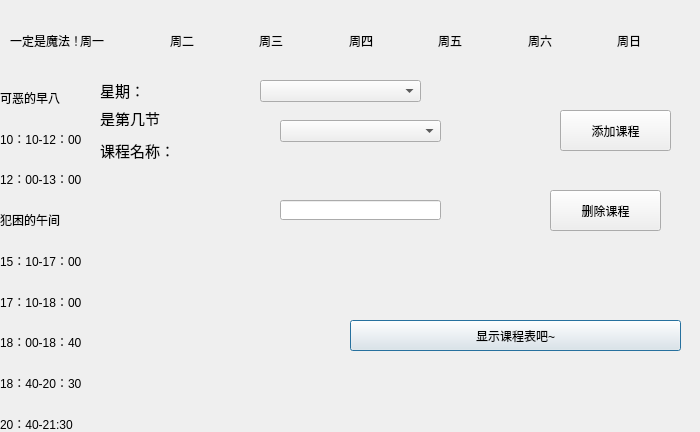
<?xml version="1.0" encoding="UTF-8"?>
<ui version="4.0">
 <class>coursemsy</class>
 <widget class="QDialog" name="coursemsy">
  <property name="geometry">
   <rect>
    <x>0</x>
    <y>0</y>
    <width>700</width>
    <height>432</height>
   </rect>
  </property>
  <property name="minimumSize">
   <size>
    <width>700</width>
    <height>432</height>
   </size>
  </property>
  <property name="maximumSize">
   <size>
    <width>700</width>
    <height>432</height>
   </size>
  </property>
  <property name="windowTitle">
   <string>Dialog</string>
  </property>
  <widget class="QLabel" name="label_17">
   <property name="geometry">
    <rect>
     <x>10</x>
     <y>0</y>
     <width>71</width>
     <height>81</height>
    </rect>
   </property>
   <property name="text">
    <string>一定是魔法！</string>
   </property>
  </widget>
  <widget class="QPushButton" name="pushButton">
   <property name="geometry">
    <rect>
     <x>350</x>
     <y>320</y>
     <width>331</width>
     <height>31</height>
    </rect>
   </property>
   <property name="text">
    <string>显示课程表吧~</string>
   </property>
  </widget>
  <widget class="QWidget" name="layoutWidget">
   <property name="geometry">
    <rect>
     <x>80</x>
     <y>0</y>
     <width>621</width>
     <height>81</height>
    </rect>
   </property>
   <layout class="QHBoxLayout" name="horizontalLayout">
    <item>
     <widget class="QLabel" name="label">
      <property name="text">
       <string>周一</string>
      </property>
     </widget>
    </item>
    <item>
     <widget class="QLabel" name="label_2">
      <property name="text">
       <string>周二</string>
      </property>
     </widget>
    </item>
    <item>
     <widget class="QLabel" name="label_3">
      <property name="text">
       <string>周三</string>
      </property>
     </widget>
    </item>
    <item>
     <widget class="QLabel" name="label_4">
      <property name="text">
       <string>周四</string>
      </property>
     </widget>
    </item>
    <item>
     <widget class="QLabel" name="label_5">
      <property name="text">
       <string>周五</string>
      </property>
     </widget>
    </item>
    <item>
     <widget class="QLabel" name="label_6">
      <property name="text">
       <string>周六</string>
      </property>
     </widget>
    </item>
    <item>
     <widget class="QLabel" name="label_7">
      <property name="text">
       <string>周日</string>
      </property>
     </widget>
    </item>
   </layout>
  </widget>
  <widget class="QWidget" name="layoutWidget">
   <property name="geometry">
    <rect>
     <x>0</x>
     <y>80</y>
     <width>81</width>
     <height>361</height>
    </rect>
   </property>
   <layout class="QVBoxLayout" name="verticalLayout">
    <item>
     <widget class="QLabel" name="label_8">
      <property name="text">
       <string>可恶的早八</string>
      </property>
     </widget>
    </item>
    <item>
     <widget class="QLabel" name="label_9">
      <property name="text">
       <string>10：10-12：00</string>
      </property>
     </widget>
    </item>
    <item>
     <widget class="QLabel" name="label_10">
      <property name="text">
       <string>12：00-13：00</string>
      </property>
     </widget>
    </item>
    <item>
     <widget class="QLabel" name="label_11">
      <property name="text">
       <string>犯困的午间</string>
      </property>
     </widget>
    </item>
    <item>
     <widget class="QLabel" name="label_12">
      <property name="text">
       <string>15：10-17：00</string>
      </property>
     </widget>
    </item>
    <item>
     <widget class="QLabel" name="label_13">
      <property name="text">
       <string>17：10-18：00</string>
      </property>
     </widget>
    </item>
    <item>
     <widget class="QLabel" name="label_14">
      <property name="text">
       <string>18：00-18：40</string>
      </property>
     </widget>
    </item>
    <item>
     <widget class="QLabel" name="label_15">
      <property name="text">
       <string>18：40-20：30</string>
      </property>
     </widget>
    </item>
    <item>
     <widget class="QLabel" name="label_16">
      <property name="text">
       <string>20：40-21:30</string>
      </property>
     </widget>
    </item>
   </layout>
  </widget>
  <widget class="QPushButton" name="pushButton_2">
   <property name="geometry">
    <rect>
     <x>560</x>
     <y>110</y>
     <width>111</width>
     <height>41</height>
    </rect>
   </property>
   <property name="text">
    <string>添加课程</string>
   </property>
  </widget>
  <widget class="QLabel" name="label_18">
   <property name="geometry">
    <rect>
     <x>100</x>
     <y>70</y>
     <width>51</width>
     <height>41</height>
    </rect>
   </property>
   <property name="font">
    <font>
     <pointsize>11</pointsize>
    </font>
   </property>
   <property name="text">
    <string>星期：</string>
   </property>
  </widget>
  <widget class="QComboBox" name="selectDay">
   <property name="geometry">
    <rect>
     <x>260</x>
     <y>80</y>
     <width>161</width>
     <height>22</height>
    </rect>
   </property>
  </widget>
  <widget class="QLabel" name="label_19">
   <property name="geometry">
    <rect>
     <x>100</x>
     <y>110</y>
     <width>61</width>
     <height>16</height>
    </rect>
   </property>
   <property name="font">
    <font>
     <pointsize>11</pointsize>
    </font>
   </property>
   <property name="text">
    <string>是第几节：</string>
   </property>
  </widget>
  <widget class="QComboBox" name="selectTime">
   <property name="geometry">
    <rect>
     <x>280</x>
     <y>120</y>
     <width>161</width>
     <height>22</height>
    </rect>
   </property>
  </widget>
  <widget class="QLabel" name="label_20">
   <property name="geometry">
    <rect>
     <x>100</x>
     <y>140</y>
     <width>71</width>
     <height>21</height>
    </rect>
   </property>
   <property name="font">
    <font>
     <pointsize>11</pointsize>
    </font>
   </property>
   <property name="text">
    <string>课程名称：</string>
   </property>
  </widget>
  <widget class="QLineEdit" name="inputName">
   <property name="geometry">
    <rect>
     <x>280</x>
     <y>200</y>
     <width>161</width>
     <height>20</height>
    </rect>
   </property>
  </widget>
  <widget class="QPushButton" name="delCourse">
   <property name="geometry">
    <rect>
     <x>550</x>
     <y>190</y>
     <width>111</width>
     <height>41</height>
    </rect>
   </property>
   <property name="text">
    <string>删除课程</string>
   </property>
  </widget>
 </widget>
 <resources/>
 <connections/>
</ui>
